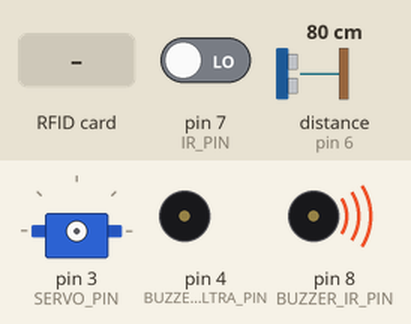
A sketch run on a simulated Arduino Uno, built with avr-gcc and run on an emulated ATmega328P. Shown: servo, buzzer (waves = sounding, pin HIGH). Inputs (shaded band) come from the test bench; at power-on: distance to the obstacle (sensor on pin 6) 80 cm, pin 7 (IR_PIN) LOW. The echo pulse lasts 58.3 µs per cm; pins used as bus, display or sensor lines are not drawn; what the sketch prints to the serial monitor is not drawn.

Above: at 1.2 s.
1.3 s: RFID card 5E 7A 19 C4 held to the reader
At 2.5 s:
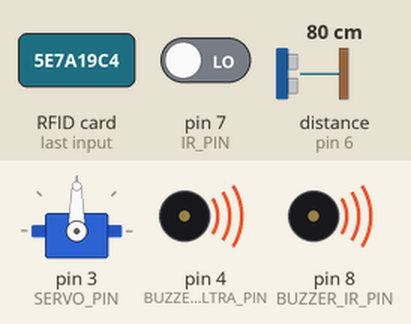
2.9 s: distance to the obstacle (sensor on pin 6) set to 9 cm
4.4 s: distance to the obstacle (sensor on pin 6) set to 6 cm
At 5.9 s:
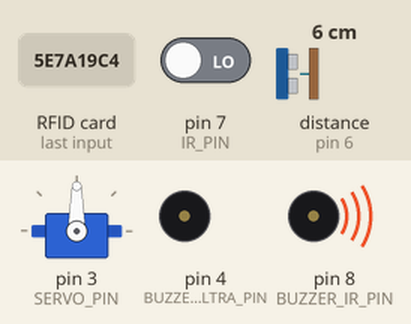
6.9 s: distance to the obstacle (sensor on pin 6) set to 18 cm
At 9.8 s:
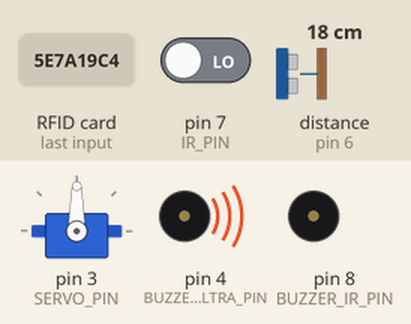
9.9 s: pin 7 (IR_PIN) driven HIGH
At 11.3 s:
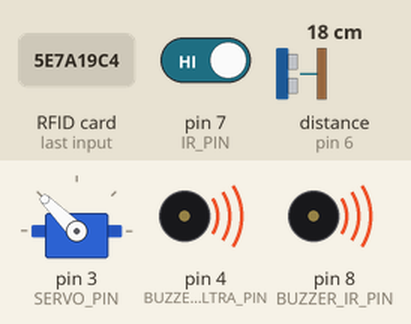
Timing chart, 0 to 13.1 s (numbered marks = the images above; inputs shaded):
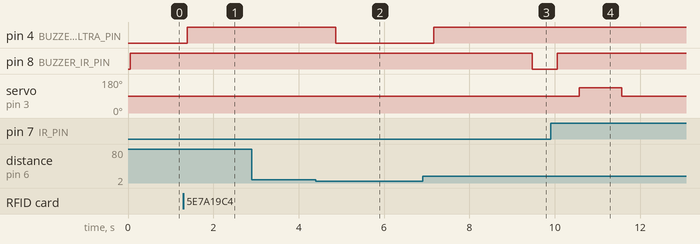

The sketch:

medicine_dispense.ino
```cpp
#include <SPI.h>
#include <MFRC522.h>
#include <Servo.h>

// RFID Setup
#define SS_PIN 10
#define RST_PIN 9
MFRC522 rfid(SS_PIN, RST_PIN);

// Servo
#define SERVO_PIN 3
Servo servo;
unsigned long lastDispenseTime = 0;
bool systemStarted = false;
bool servoAttached = false;

// Ultrasonic Pins
#define TRIG_PIN 5
#define ECHO_PIN 6

// IR Sensor
#define IR_PIN 7

// Buzzers
#define BUZZER_ULTRA_PIN 4   // 2-pin buzzer (active HIGH)
#define BUZZER_IR_PIN 8      // 3-pin buzzer (active LOW)

// IR Timer Variables
bool irObjectPresent = false;
unsigned long irStartTime = 0;

void setup() {
  Serial.begin(9600);
  SPI.begin();
  rfid.PCD_Init();

  pinMode(TRIG_PIN, OUTPUT);
  pinMode(ECHO_PIN, INPUT);
  pinMode(IR_PIN, INPUT);

  pinMode(BUZZER_ULTRA_PIN, OUTPUT);
  pinMode(BUZZER_IR_PIN, OUTPUT);

  digitalWrite(BUZZER_ULTRA_PIN, LOW);   // Buzzer OFF
  digitalWrite(BUZZER_IR_PIN, HIGH);     // Buzzer OFF (active LOW)

  Serial.println("📡 Scan RFID Card to Start System...");
}

void loop() {
  // 1. RFID Check
  if (!systemStarted) {
    if (rfid.PICC_IsNewCardPresent() && rfid.PICC_ReadCardSerial()) {
      Serial.println("✅ RFID Card Scanned. System Started.");
      systemStarted = true;
      rfid.PICC_HaltA();

      if (!servoAttached) {
        servo.attach(SERVO_PIN);
        servo.write(90);  // Start at neutral position
        servoAttached = true;
      }
    }
    return;
  }

  // 2. Dispense every 10 seconds
  if (millis() - lastDispenseTime >= 10000) {
    dispenseMedicine();
    lastDispenseTime = millis();
  }

  // 3. Ultrasonic Sensor
  long distance = getDistance();
  bool medicineLow = (distance >= 7);
  digitalWrite(BUZZER_ULTRA_PIN, medicineLow ? HIGH : LOW);

  // 4. IR Sensor
  int irValue = digitalRead(IR_PIN);  // LOW = object detected

  if (irValue == LOW) {
    if (!irObjectPresent) {
      irObjectPresent = true;
      irStartTime = millis();
    } else {
      if (millis() - irStartTime >= 8000) {  // ⏱️ Now 8 seconds
        digitalWrite(BUZZER_IR_PIN, LOW);  // ON (active LOW)
      }
    }
  } else {
    irObjectPresent = false;
    irStartTime = 0;
    digitalWrite(BUZZER_IR_PIN, HIGH);  // OFF
  }

  // 5. Serial Monitor Debug
  Serial.print("|  Distance: ");
  Serial.print(distance);
  Serial.print(" cm  |  Med Level ≥7cm: ");
  Serial.print(medicineLow ? "YES" : "NO ");
  Serial.print("  |  IR Detect: ");
  Serial.print(irValue == LOW ? "YES" : "NO ");
  Serial.print("  |  IR Buzzer: ");
  Serial.println(digitalRead(BUZZER_IR_PIN) == HIGH ? "OFF" : "ON");

  delay(500);
}

void dispenseMedicine() {
  Serial.println("🔄 Dispensing Medicine...");

  // Anti-clockwise rotation 45° from current 90°, return back
  servo.write(135);
  delay(1000);
  servo.write(90);

  Serial.println("✅ Medicine Dispensed.");
}

long getDistance() {
  long total = 0;
  int count = 5;

  for (int i = 0; i < count; i++) {
    digitalWrite(TRIG_PIN, LOW);
    delayMicroseconds(5);
    digitalWrite(TRIG_PIN, HIGH);
    delayMicroseconds(10);
    digitalWrite(TRIG_PIN, LOW);

    long duration = pulseIn(ECHO_PIN, HIGH, 30000);  // 30ms timeout
    if (duration > 0) {
      total += duration;
    }

    delay(10);
  }

  if (total == 0) return 999;  // No reading
  long avgDuration = total / count;
  long distance = avgDuration * 0.0343 / 2;
  return distance;  // In cm
}
```

Measured:
- the behaviour switches between 8 and 7 cm on distance to the obstacle (sensor on pin 6) (found by bisection; images 1 and 2)
- after the input at 1.3 s, pin 4 (BUZZER_ULTRA_PIN): LOW → HIGH after 0.08 s
- after the input at 2.9 s, every drawn part: stays the same
- after the input at 4.4 s, pin 4 (BUZZER_ULTRA_PIN): HIGH → LOW after 0.47 s
- after the input at 6.9 s, pin 4 (BUZZER_ULTRA_PIN): LOW → HIGH after 0.27 s
- after the input at 9.9 s, pin 8 (BUZZER_IR_PIN): LOW → HIGH after 0.15 s
